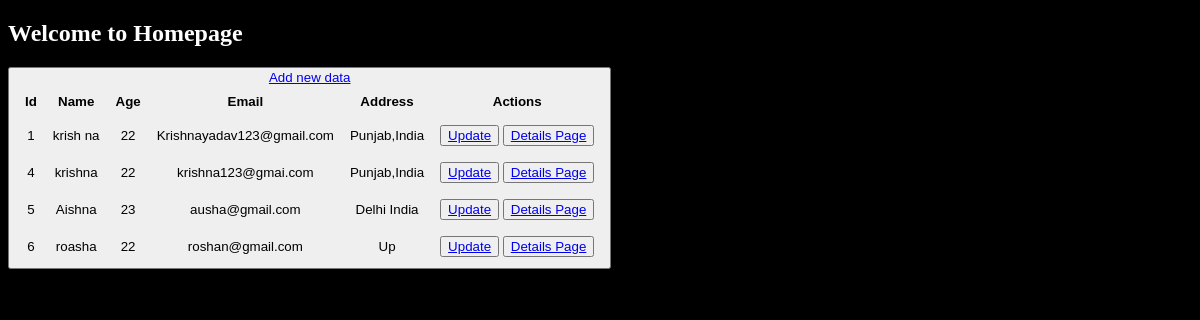
Page /myapp/homepage/ on the committed database.
### myapp/models.py (models this page shows, shortened)
class Student(models.Model):
    name  = models.CharField(max_length=100)
    email =  models.EmailField(unique=True)
    age   = models.PositiveIntegerField()
    address = models.TextField()

### myapp/views.py (the view)
# urls.py: path('homepage/', HomePage.as_view(), name='homepage'),
class HomePage(View):
   def get(self, request):
      all_stu = Student.objects.all()
      context = {
         'all_students': all_stu
      }
      return render(request, 'myapp/home.html', context)

### myapp/templates/myapp/home.html (shortened to what this page needs)
{% extends 'myapp/base.html' %}
{% load static %}
{% block content %}
<h2>Welcome to Homepage
</h2>
<button><a href="{% url 'stu_registertion' %}">Add new data</a>
   <table>
      <thead>
         <tr>
            <th>Id</th>
            <th>Name</th>
            <th>Age</th>
            <th>Email</th>
            <th>Address</th>
            <th>Actions</th>
         </tr>
      </thead>
      <tbody>
         {% for student in all_students %}
            <tr>
               <td>{{student.id}} </td>
               <td>{{student.name}} </td>
               <td>{{student.age}} </td>
               <td>{{student.email}} </td>
               <td>{{student.address}} </td>
               <td>
                   <button><a href="{% url 'stu_updation' student.id %}">Update</a></button>
                   <button><a href='{% url "detials_page" student.id %}' >Details Page</a></button>
               </td>
         {% endfor %}
      </tbody>
   </table>
{% endblock content %}

### myapp/templates/myapp/base.html (shortened to what this page needs)
<!DOCTYPE html>
<html lang='en'>
   {% load static %}
   <head>
   <head>
   <body>
      {% block content %} {% endblock content %}
   </body>
</html>

### myapp/templates/myapp/base.html (style rules this page uses)
body { background-color:black; color: white; }
td,th { padding: 7px; border:0px solid green; }

### rows in the picture
Student: id "1", name "krish na", age "22", email "Krishnayadav123@gmail.com", address "Punjab,India"
Student: id "4", name "krishna", age "22", email "krishna123@gmai.com", address "Punjab,India"
Student: id "5", name "Aishna", age "23", email "ausha@gmail.com", address "Delhi India"
Student: id "6", name "roasha", age "22", email "roshan@gmail.com", address "Up"
